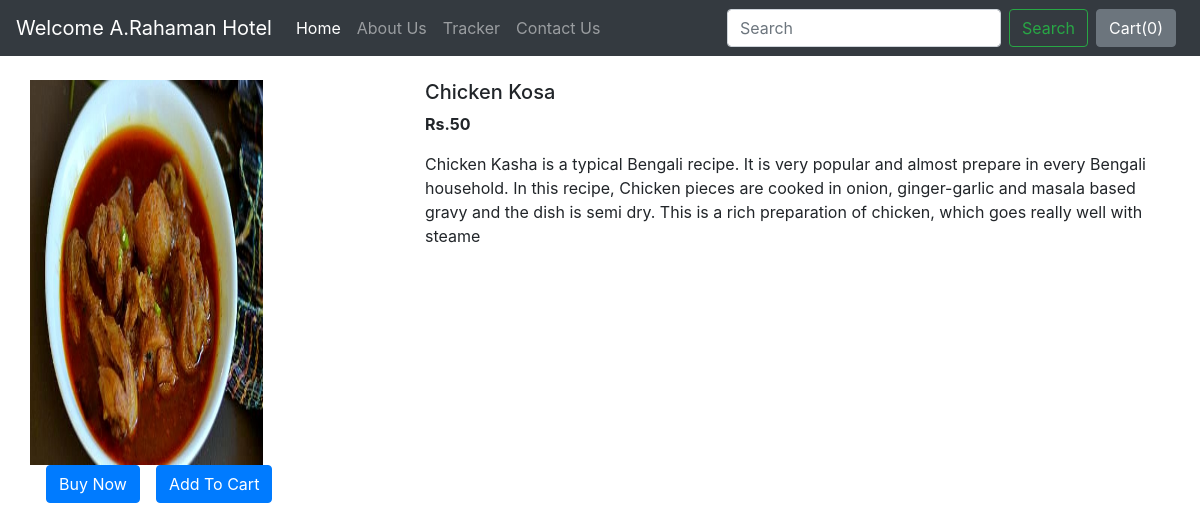
The page /shop/products/20 on the database its author committed.
### shop/models.py (models this page shows, shortened)
class Product(models.Model):
    product_id = models.AutoField
    product_name = models.CharField(max_length=50)
    category = models.CharField(max_length=50, default="")
    subcategory = models.CharField(max_length=50, default="")
    price = models.IntegerField(default=0)
    desc = models.CharField(max_length=300)
    pub_date = models.DateField()
    image = models.ImageField(upload_to='shop/images', default="")

### shop/views.py (the view)
# urls.py: path("products/<int:myid>", views.productView, name="ProductView"),
def productView(request, myid):
    product = Product.objects.filter(id=myid)
    return render(request, 'shop/prodView.html', {'product':product[0]})

### shop/templates/shop/prodView.html (shortened to what this page needs)
{% extends 'shop/basic.html' %}
{% block body %}
<div class="container my-4">
    <div class="row">
    <div class="col-md-4">
    <div class="row">
        <img src="/media/{{product.image}}" width="233px" height="385px">
    </div>
        <div class="row">
            <button class="btn btn-primary mx-3">Buy Now</button>
            <button class="btn btn-primary">Add To Cart</button>
        </div>
    </div>
    <div class="col-md-8">
        <h5>{{product.product_name}}</h5>
        <p><b>Rs.{{product.price}} </b></p>
        <p>{{product.desc}}</p>
    </div>
    </div>
</div>
{% endblock %}

### rows shown on the page
Product: image (picture), product_name "Chicken Kosa", price "50", desc "Chicken Kasha is a typical Bengali recipe. It is very popular and almost prepare in every Bengali household. In this recipe, Chicken pieces are cooked in onion, ginger-garlic and masala based gravy and the dish is semi dry. This is a rich preparation of chicken, which goes really well with steame"
